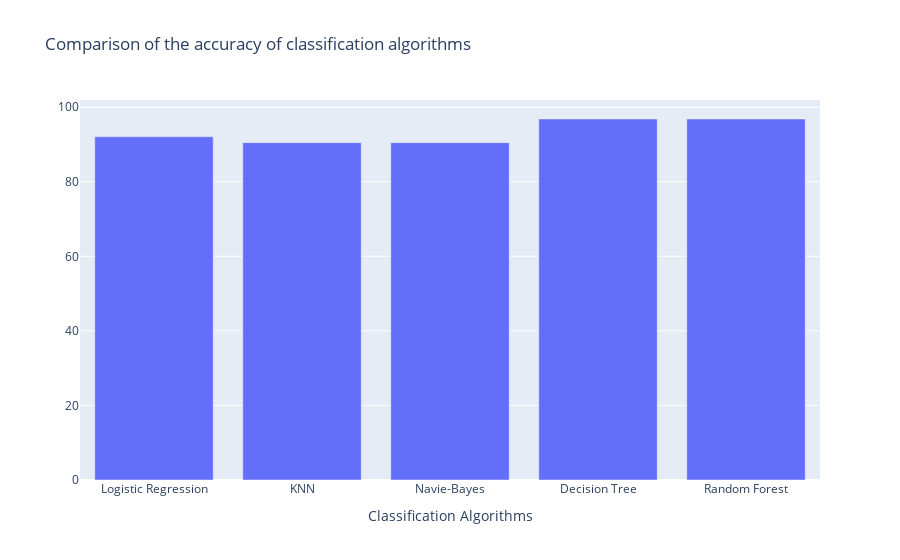

The notebook cell saved with this chart:
### Code cell
graph = [data];
layout = {
  'xaxis': {'title': 'Classification Algorithms'},
  'title': 'Comparison of the accuracy of classification algorithms'
};
fig = go.Figure(data = data, layout = layout)
iplot(fig)

### Figure 1 — Plotly figure (JSON) as saved in the notebook; plotly's stock layout.template omitted (floating-point values rounded to 4 significant figures)
{"data": [{"name": "score", "type": "bar", "x": ["Logistic Regression", "KNN", "Navie-Bayes", "Decision Tree", "Random Forest"], "y": [92.06, 90.48, 90.48, 96.83, 96.83]}], "layout": {"title": {"text": "Comparison of the accuracy of classification algorithms"}, "xaxis": {"title": {"text": "Classification Algorithms"}}}}
